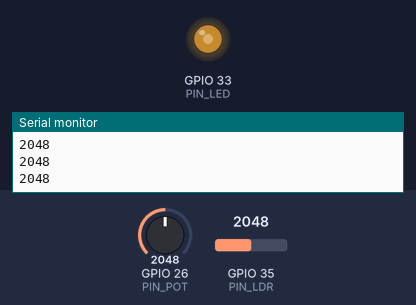
This sketch was run on a simulated ESP32. Parts: output pins drawn as LEDs (lit = HIGH), the last lines printed to the serial monitor. The inputs (shaded band) are chosen by the test bench; at power-on: GPIO 35 (PIN_LDR) = 2048, GPIO 26 (PIN_POT) = 2048.

Above: at 1.2 s.
1.3 s: GPIO 35 (PIN_LDR) set to 1228
At 2.5 s:
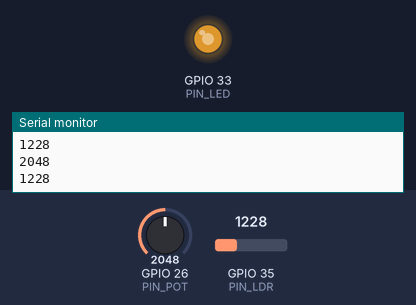
2.8 s: GPIO 35 (PIN_LDR) set to 491
At 4.0 s:
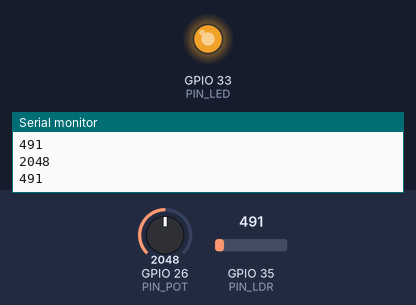
4.3 s: GPIO 35 (PIN_LDR) set to 3603
At 5.3 s:
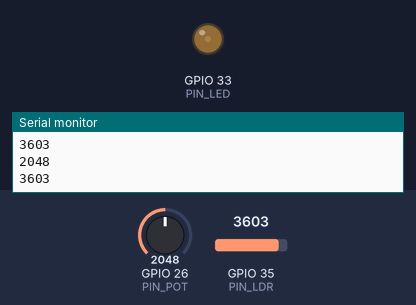
5.8 s: GPIO 35 (PIN_LDR) set to 4095
At 6.7 s:
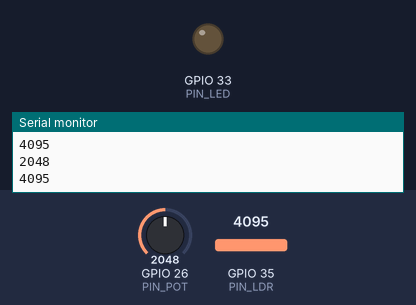
Timing chart, 0 to 8.3 s (numbered marks = the images above; inputs shaded):
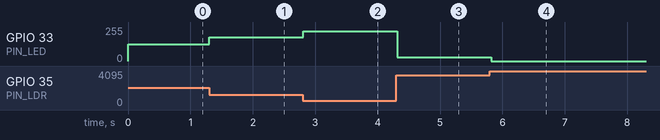

The sketch:

led_pwm.ino
```cpp
/*
 * Simple demonstration of PWM and LED brightness
 */

#define PIN_LED 33 // PIN for PWM
#define PIN_POT 26 //(potentiometer) PIN for ADC
#define PIN_LDR 35 //(LDR) PIN for ADC
int pwm_in = 0;
int ldr_in = 0;
void setup() {
 Serial.begin(115200);
 pinMode(PIN_LED, OUTPUT);
}

void loop() {
  pwm_in = analogRead(PIN_POT);
  ldr_in = analogRead(PIN_LDR);
  Serial.println(pwm_in);
  Serial.println(ldr_in);
  //Control brightness via potentiometer
  //analogWrite(PIN_LED, pwm_in/16); //We need values because ADC periferial reads at 4095

  //Control brightness via LDR
  analogWrite(PIN_LED, (255-(ldr_in/16)));

  /*
   * Increasing and decreasing LED brightness
   * /

  /* for(int i=0; i<255; i++){
    analogWrite(PIN_LED, i);
    delay(10);
    } //Assigning the duty cycle value for PWM 0=0%, 255=100% (ideal)

  for(int i=255; i>0; i--){
    analogWrite(PIN_LED, i);
    delay(10);
    }
   */

  delay(100);
}
```

Measured:
- after the input at 1.3 s, GPIO 33 (PIN_LED): 127/255 → 179/255 at once
- after the input at 2.8 s, GPIO 33 (PIN_LED): 179/255 → 225/255 at once
- after the input at 4.3 s, GPIO 33 (PIN_LED): 225/255 → 30/255 at once
- after the input at 5.8 s, GPIO 33 (PIN_LED): 30/255 → 0/255 at once
